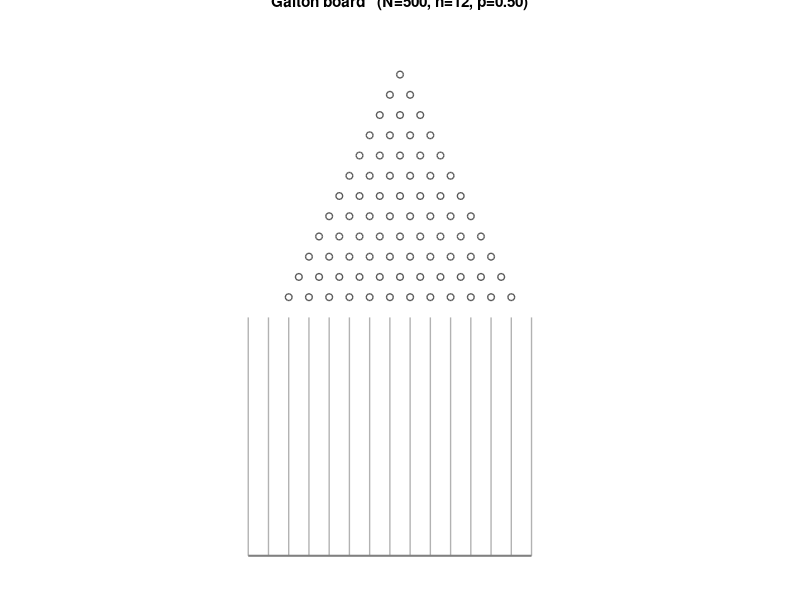

This chart was generated by the following MATLAB code: (Note: this script raises an error after producing the figure.)
function galton_board
% GALTON_BOARD  Realistic Galton board (bean machine / quincunx) simulation.
%
%   A ball is released above a triangular array of n peg rows. At each peg it
%   bounces RIGHT with probability p and LEFT with probability 1-p, so the bin
%   it finally lands in equals its number of right bounces ~ Binomial(n, p).
%   Balls physically PILE UP in the collecting bins right below the pegs, so
%   the heap of stacked balls IS the histogram. As n grows the profile tends
%   to the Normal curve N(np, np(1-p))  (De Moivre-Laplace / CLT).
%
%   USAGE
%       >> galton_board            % just run it; edit the PARAMETERS block
%
%   No toolboxes required (base MATLAB only).
%
%   SEL5917 - Estimation, Identification and Stochastic Filtering
% -------------------------------------------------------------------------

% ============================ PARAMETERS =================================
n           = 12;     % number of peg rows            (=> n+1 bins, k = 0..n)
N           = 500;    % number of balls to drop
p           = 0.5;    % probability of bouncing right at each peg (0<p<1)
ballsAcross = 3;      % how many balls sit side-by-side in a bin (pile width)
animate     = true;   % true: watch the balls fall & pile up; false: instant
launchRate  = 3;      % new balls released per frame (=> many falling at once)
frameDelay  = 0.0;    % extra pause per animation frame, seconds (0 = fastest)
showNormal  = true;   % overlay the theoretical Normal curve on the heap
seed        = 0;      % RNG seed for reproducibility ([] = random each run)
makeGif     = true;   % also save an animated GIF of the run
gifFile     = 'galton_board.gif';   % output GIF (written to the current folder)
gifEvery    = 6;      % capture one GIF frame every this many balls
gifDelay    = 0.06;   % seconds between GIF frames
% ========================================================================

if ~isempty(seed), rng(seed); end
if p <= 0 || p >= 1, error('galton_board:p','p must be strictly between 0 and 1.'); end

% ------------------------------ geometry --------------------------------
pegGap = 1;                         % horizontal spacing between pegs / bin width
ballD  = 0.98 * pegGap / ballsAcross;   % ball diameter
layerH = 0.87 * ballD;              % vertical spacing between stacked layers
floorY = 0;                         % bins rest on this floor

kk     = 0:n;                       % bin indices
% Binomial(n,p) pmf via gammaln (toolbox-free, overflow-safe) -> size the board
logpmf = gammaln(n+1) - gammaln(kk+1) - gammaln(n-kk+1) + kk.*log(p) + (n-kk).*log(1-p);
pmf    = exp(logpmf);
maxLayers = ceil(max(pmf)*N / ballsAcross);
binTopY   = floorY + max(maxLayers,1)*layerH + 3*ballD;   % top of the bin walls

pegRowH  = 1;                                  % vertical gap between peg rows
pegBaseY = binTopY + 1;                        % lowest (widest) peg row height
releaseY = pegBaseY + (n-1)*pegRowH + 1.5;     % ball release height
bx       = (kk - n/2) * pegGap;                % bin centre x for each k
xEdges   = ((-n/2):1:(n/2+1)) - 0.5;           % vertical bin-wall positions
xEdges   = [xEdges(1)-1, xEdges];              % pad so k=0..n all get walls
cnt      = zeros(1, n+1);                      % running ball count per bin

% ------------------------------ figure ----------------------------------
hFig = figure('Color','w','Name','Galton board','NumberTitle','off', ...
              'Position',[120 40 780 860]);
ax = axes('Position',[0.04 0.04 0.92 0.92]); hold(ax,'on'); axis(ax,'equal');
set(ax,'XTick',[],'YTick',[],'XColor','none','YColor','none');
xlim(ax, [-(n/2+2)*pegGap, (n/2+2)*pegGap]);
ylim(ax, [floorY-1, releaseY+1]);
title(ax, sprintf('Galton board   (N=%d, n=%d, p=%.2f)', N, n, p), 'FontWeight','bold');

drawBins(ax, xEdges, floorY, binTopY);
drawPegs(ax, n, pegGap, pegBaseY, pegRowH);

% single "active" ball (a real, data-scaled circle) reused for every drop
% ---- a reusable pool of in-flight balls (many can fall at the same time) ----
settleSteps = 4;                                   % frames to drop into the heap
poolSize    = launchRate*(n + settleSteps) + launchRate + 2;
movers      = gobjects(1, poolSize);
for i = 1:poolSize
    movers(i) = rectangle(ax,'Position',[-ballD/2, releaseY-ballD/2, ballD, ballD], ...
                'Curvature',[1 1],'FaceColor',[0.85 0.10 0.10], ...
                'EdgeColor','k','LineWidth',0.6,'Visible','off');
end
slotBusy = false(1, poolSize);      % is pool slot i carrying a ball?
slotS    = zeros(1, poolSize);      % step index of that ball (1..n+settleSteps)
slotPX   = zeros(poolSize, n);      % that ball's x after each bounce
slotXr   = zeros(1, poolSize);      % its target x in the heap
slotYr   = zeros(1, poolSize);      % its target y in the heap

if makeGif, drawnow; captureGif(hFig, gifFile, gifDelay, true); end   % empty board

if animate
    launched = 0; settled = 0; frame = 0;
    while settled < N
        frame = frame + 1;

        % ---- release up to launchRate new balls into free slots ----
        for L = 1:launchRate
            if launched >= N, break; end
            slot = find(~slotBusy, 1);
            if isempty(slot), break; end
            moves = rand(1, n) < p;  kb = sum(moves);      % simulate its whole path
            x = 0;
            for r = 1:n
                x = x + (2*moves(r)-1)*0.5*pegGap;  slotPX(slot, r) = x;
            end
            [xr, yr] = settlePos(bx(kb+1), cnt(kb+1), pegGap, ballsAcross, ballD, layerH, floorY);
            cnt(kb+1)   = cnt(kb+1) + 1;
            slotXr(slot) = xr;  slotYr(slot) = yr;
            slotBusy(slot) = true;  slotS(slot) = 0;
            set(movers(slot), 'Visible', 'on');
            moveOnly(movers(slot), (rand-0.5)*0.08, releaseY, ballD);   % enter at the top
            launched = launched + 1;
        end

        % ---- advance every in-flight ball by one step ----
        for slot = find(slotBusy)
            slotS(slot) = slotS(slot) + 1;  s = slotS(slot);
            if s <= n                                   % bouncing through the pegs
                moveOnly(movers(slot), slotPX(slot, s), pegBaseY + (n-s)*pegRowH, ballD);
            elseif s <= n + settleSteps                 % dropping into the heap
                f  = (s - n) / settleSteps;
                xf = slotPX(slot, n) + (slotXr(slot) - slotPX(slot, n))*f;
                yf = pegBaseY + (slotYr(slot) - pegBaseY)*f;
                moveOnly(movers(slot), xf, yf, ballD);
            else                                        % landed: leave a settled ball
                drawBall(ax, slotXr(slot), slotYr(slot), ballD);
                set(movers(slot), 'Visible', 'off');
                slotBusy(slot) = false;  settled = settled + 1;
            end
        end

        drawnow;
        if frameDelay > 0, pause(frameDelay); end
        if makeGif && mod(frame, gifEvery) == 0
            captureGif(hFig, gifFile, gifDelay, false);
        end
    end
else
    % no animation: pour every ball straight into the heap
    for b = 1:N   %#ok<UNRCH>   % reachable when animate = false
        moves = rand(1, n) < p;  kb = sum(moves);
        [xr, yr] = settlePos(bx(kb+1), cnt(kb+1), pegGap, ballsAcross, ballD, layerH, floorY);
        cnt(kb+1) = cnt(kb+1) + 1;
        drawBall(ax, xr, yr, ballD);
        if makeGif && (mod(b, gifEvery*ballsAcross) == 0 || b == N)
            drawnow; captureGif(hFig, gifFile, gifDelay, false);
        end
    end
end

for i = 1:poolSize
    if ishghandle(movers(i)), set(movers(i), 'Visible', 'off'); end
end

% -------------------- optional theoretical overlay ----------------------
if showNormal
    mu    = n*p - n/2;                       % mean in bin-centre (x) coordinates
    sigma = sqrt(n*p*(1-p));
    xg    = linspace(bx(1)-0.5, bx(end)+0.5, 400);
    gpdf  = exp(-(xg-mu).^2 ./ (2*sigma^2)) ./ (sigma*sqrt(2*pi));
    yg    = floorY + (N.*gpdf ./ ballsAcross) .* layerH;   % expected heap height
    plot(ax, xg, yg, 'r-', 'LineWidth', 2);
    text(ax, bx(end)+0.3, max(yg)*0.9, 'Normal', 'Color','r', ...
         'FontWeight','bold','Rotation',0);
end

if makeGif                          % last frame (with the curve), held a bit longer
    drawnow; captureGif(hFig, gifFile, 1.5, false);
    fprintf('  GIF saved   : %s\n', fullfile(pwd, gifFile));
end

% ------------------------------ summary ---------------------------------
sMean = sum(kk.*cnt)/N;
sStd  = sqrt(sum(((kk-sMean).^2).*cnt)/N);
fprintf('\n--- Galton board simulation ---\n');
fprintf('  rows  n     = %d\n', n);
fprintf('  balls N     = %d\n', N);
fprintf('  p(right)    = %.3f\n', p);
fprintf('  sample mean = %7.3f   (theory n*p          = %7.3f)\n', sMean, n*p);
fprintf('  sample std  = %7.3f   (theory sqrt(np(1-p)) = %7.3f)\n', sStd, sqrt(n*p*(1-p)));
fprintf('-------------------------------\n');
end

% ======================= local helper functions =========================
function captureGif(hFig, gifFile, delay, firstFlag)
% Grab the current figure and append it as a frame to the animated GIF.
im = frame2im(getframe(hFig));
[A, map] = rgb2ind(im, 256);
if firstFlag
    imwrite(A, map, gifFile, 'gif', 'LoopCount', Inf, 'DelayTime', delay);
else
    imwrite(A, map, gifFile, 'gif', 'WriteMode', 'append', 'DelayTime', delay);
end
end

function moveOnly(h, x, y, d)
% Reposition a ball WITHOUT forcing a redraw (one drawnow per frame is enough).
set(h, 'Position', [x-d/2, y-d/2, d, d]);
end

function [xr, yr] = settlePos(bxk, m, pegGap, ballsAcross, ballD, layerH, floorY)
% Resting (x,y) of the m-th ball (0-based) in the bin centred at bxk: a 2-D
% pile, ballsAcross wide, brick-laid layer by layer, with a little jitter.
layer = floor(m / ballsAcross);
col   = mod(m, ballsAcross);
xr = bxk - pegGap/2 + (col + 0.5)*(pegGap/ballsAcross);
if mod(layer,2) == 1, xr = xr + 0.4*(pegGap/ballsAcross); end
xr = xr + (rand-0.5)*0.10*ballD;
yr = floorY + ballD/2 + layer*layerH + (rand-0.5)*0.06*ballD;
xr = min(max(xr, bxk - pegGap/2 + ballD/2), bxk + pegGap/2 - ballD/2);
end

function drawBall(ax, x, y, d)
% Draw one deposited ball as a filled, data-scaled BLUE circle (slight shading).
face = min(max([0.15 0.40 0.85] + (rand-0.5)*0.12, 0), 1);
rectangle(ax, 'Position',[x-d/2, y-d/2, d, d], 'Curvature',[1 1], ...
          'FaceColor',face, 'EdgeColor',[0.10 0.20 0.45], 'LineWidth',0.5);
end

function drawPegs(ax, n, pegGap, pegBaseY, pegRowH)
% Triangular peg array: row r (r=1..n) has r pegs; row 1 on top, row n bottom.
for r = 1:n
    xs = ((1:r) - (r+1)/2) * pegGap;
    ys = (pegBaseY + (n-r)*pegRowH) * ones(1, r);
    plot(ax, xs, ys, 'o', 'MarkerSize',5, ...
         'MarkerFaceColor','w', 'MarkerEdgeColor',[0.35 0.35 0.35], 'LineWidth',1);
end
end

function drawBins(ax, xEdges, floorY, binTopY)
% Vertical bin separators plus the floor line.
for x = xEdges
    plot(ax, [x x], [floorY, binTopY], '-', 'Color',[0.7 0.7 0.7], 'LineWidth',1);
end
plot(ax, [xEdges(1) xEdges(end)], [floorY floorY], '-', ...
     'Color',[0.5 0.5 0.5], 'LineWidth',1.5);
end
